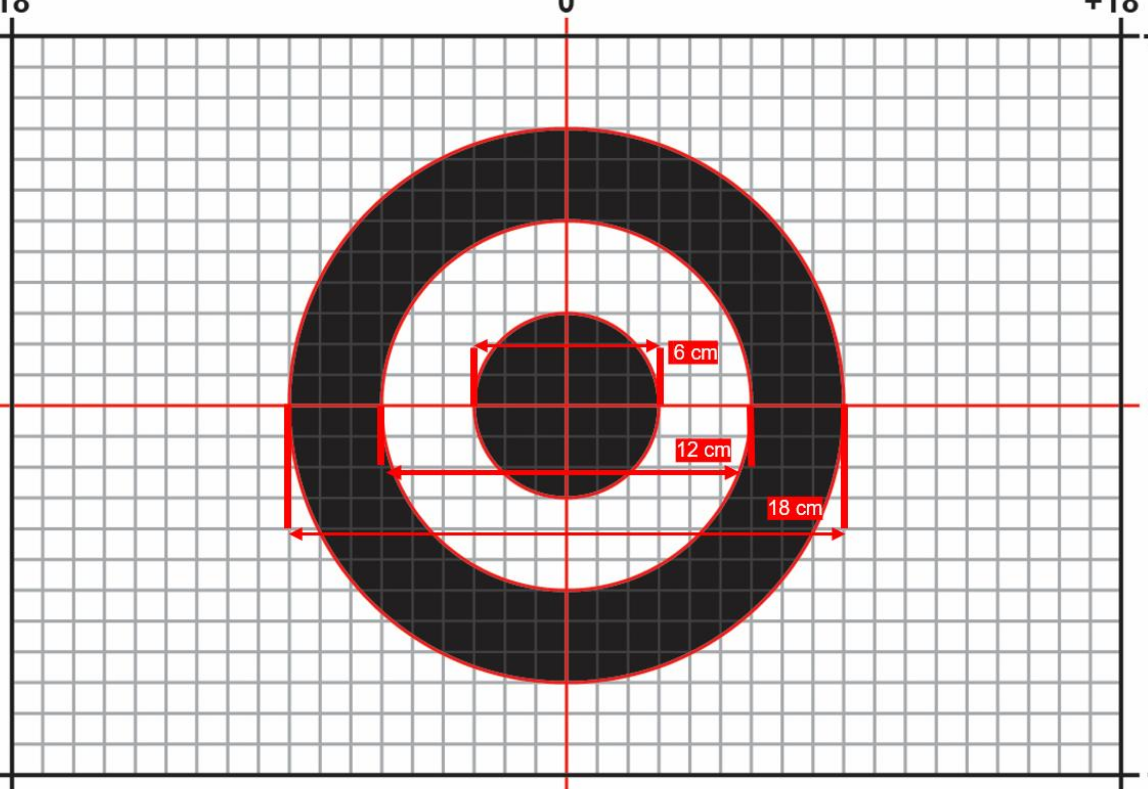
#> input picture img/dart.png, 1148 x 789 px, given in place of the camera
$ python dart_hedef.py
#> lines starting #> are read from the running program, lines starting #| are printed output that depends on the picture; after the words box and inside, x2 and y2 are one past the last pixel; in counts of white or black regions, pixels touching at a corner belong together
import cv2
import numpy as np

# Kamera başlatma
cap = cv2.VideoCapture(3)

if not cap.isOpened():
    print("Hata: Kamera açılamadı.")
    exit()

print("Kamera başlatıldı. Çıkmak için 'q' tuşuna basın.")

while True:
    ret, frame = cap.read()
#> frame is the input picture: shape (789, 1148, 3); mean B, G, R 195.2, 195, 201.4
    if not ret:
        print("Kare okunamadı, çıkılıyor...")
        break

    # Görüntü ön işleme
    gray = cv2.cvtColor(frame, cv2.COLOR_BGR2GRAY)
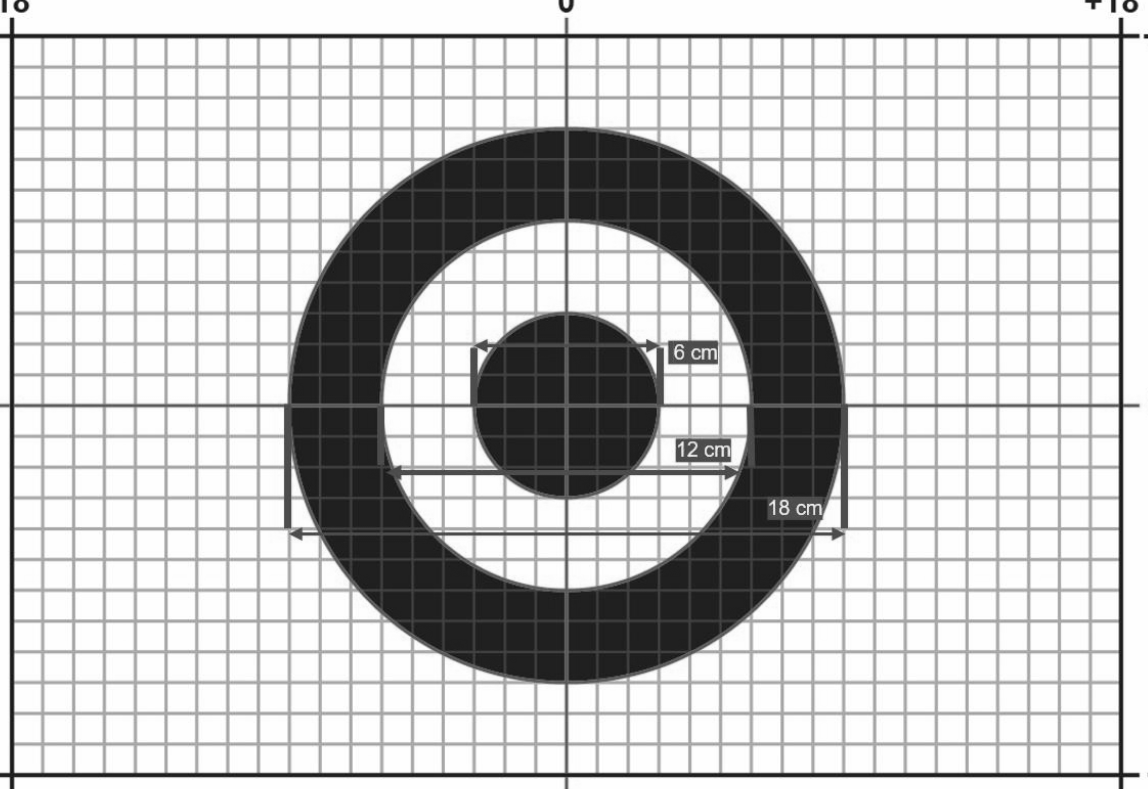
#> gray: shape (789, 1148); min 14, max 255, mean 197
    # Gürültü azaltma için kernel boyutu artırıldı
    blur = cv2.GaussianBlur(gray, (11, 11), 3)
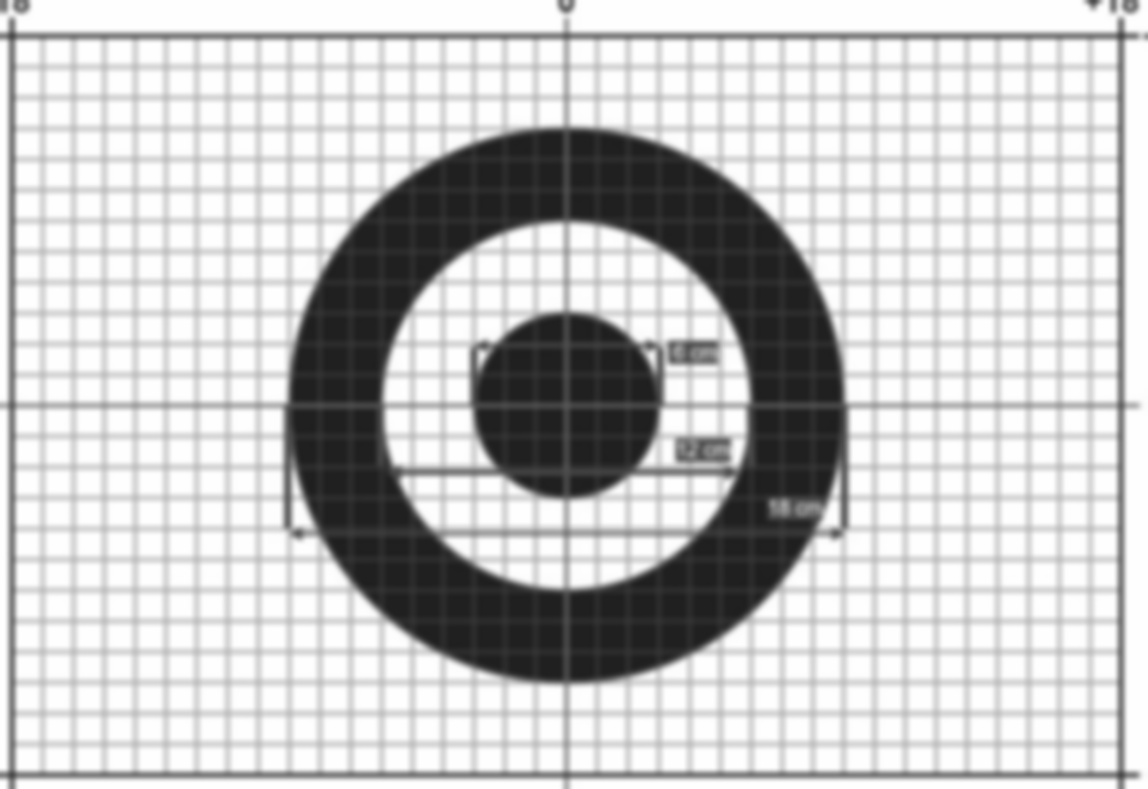
#> blur: shape (789, 1148); min 31, max 254, mean 197

    # 1. Dart Tahtasını Algılama
    # Yarıçap aralığı dart tahtasının kameradaki boyutuna göre daraltıldı.
    # Bu değerler, tahtanızın kameradaki boyutuna göre AYARLANMALIDIR!
    circles = cv2.HoughCircles(blur, cv2.HOUGH_GRADIENT, 1,
                               minDist=50,
                               # Canny eşiği (param1) yanlış kenar algılamasını azaltmak için artırıldı
                               param1=120, param2=50,
                               # Dart tahtasının beklenen piksel yarıçap aralığı
                               minRadius=10, maxRadius=300)
#> circles = [[566.5, 405.5, 278.4]]

    dartboard_center = None
    dartboard_radius = None
    dart_detected = False

    # Dart tahtası algılandı mı?
    if circles is not None:
        circles = np.uint16(np.around(circles))
#> circles = [[566, 406, 278]]
        dartboard_circle = circles[0][0]
#> dartboard_circle = [566, 406, 278]
        dartboard_center_x, dartboard_center_y, dartboard_radius = dartboard_circle
#> dartboard_center_x = 566; dartboard_center_y = 406; dartboard_radius = 278
        dartboard_center = (dartboard_center_x, dartboard_center_y)
#> dartboard_center = (566, 406)

        # Tahtanın merkezini her zaman çiz (referans noktası)
        cv2.circle(frame, dartboard_center,5, (0, 255, 0), -1)
#> frame: shape (789, 1148, 3); 0.01% of pixels changed, all inside (x1, y1, x2, y2) = (561, 401, 572, 412)

        # 2. Dartı Algılama (Örnek: Sarı renkli dart ucu varsayımı)
        # BU HSV RENK ARALIKLARI KULLANILAN DARTIN RENGİNE GÖRE HALA KESİN AYARLANMALIDIR!
        hsv = cv2.cvtColor(frame, cv2.COLOR_BGR2HSV)
#> hsv: shape (789, 1148, 3); mean H, S, V 48.5, 13.4, 202.1
        lower_color = np.array([20, 100, 100]) # Sarı için alt eşik
        upper_color = np.array([30, 255, 255]) # Sarı için üst eşik
        mask = cv2.inRange(hsv, lower_color, upper_color)
#> mask: shape (789, 1148); every value is 0

        # Morfolojik işlemler
        kernel = np.ones((7, 7), np.uint8)
        mask = cv2.morphologyEx(mask, cv2.MORPH_OPEN, kernel)
        mask = cv2.morphologyEx(mask, cv2.MORPH_CLOSE, kernel)

        contours, _ = cv2.findContours(mask, cv2.RETR_EXTERNAL, cv2.CHAIN_APPROX_SIMPLE)
#> contours = []

        for cnt in contours:
            if 50 < cv2.contourArea(cnt) < 5000:

                M = cv2.moments(cnt)
                if M["m00"] != 0:
                    dart_center_x = int(M["m10"] / M["m00"])
                    dart_center_y = int(M["m01"] / M["m00"])

                    dart_detected = True

                    # Dart algılandığında tahta çemberini çiz (İstenilen Kural)
                    cv2.circle(frame, dartboard_center, dartboard_radius, (255, 0, 0), 3)

                    # Dart ucunu (Hedef Noktası) işaretle
                    cv2.circle(frame, (dart_center_x, dart_center_y), 5, (0, 0, 255), -1)

                    # Konum Hesaplama ve Skor Yorumu
                    distance = np.sqrt((dart_center_x - dartboard_center[0])**2 + (dart_center_y - dartboard_center[1])**2)

                    if distance < dartboard_radius * 0.1:
                        score_text = "Bullseye!"
                        color = (0, 255, 0)
                    elif distance < dartboard_radius:
                        score_text = f"Tahtada! Mesafe: {distance:.0f}"
                        color = (255, 255, 0)
                    else:
                        score_text = "Tahta Disinda!"
                        color = (0, 0, 255)

                    cv2.putText(frame, score_text, (dart_center_x + 10, dart_center_y - 10),
                                cv2.FONT_HERSHEY_SIMPLEX, 0.6, color, 2)
                    cv2.line(frame, dartboard_center, (dart_center_x, dart_center_y), (255, 255, 255), 1)

                break
#> this loop made 0 passes

        # Kural: Dart Tahtası algılandıysa, ancak Dart algılanmadıysa
        if not dart_detected:
            cv2.putText(frame, "Dart yok.", (10, 60),
                        cv2.FONT_HERSHEY_SIMPLEX, 0.7, (0, 0, 255), 2)
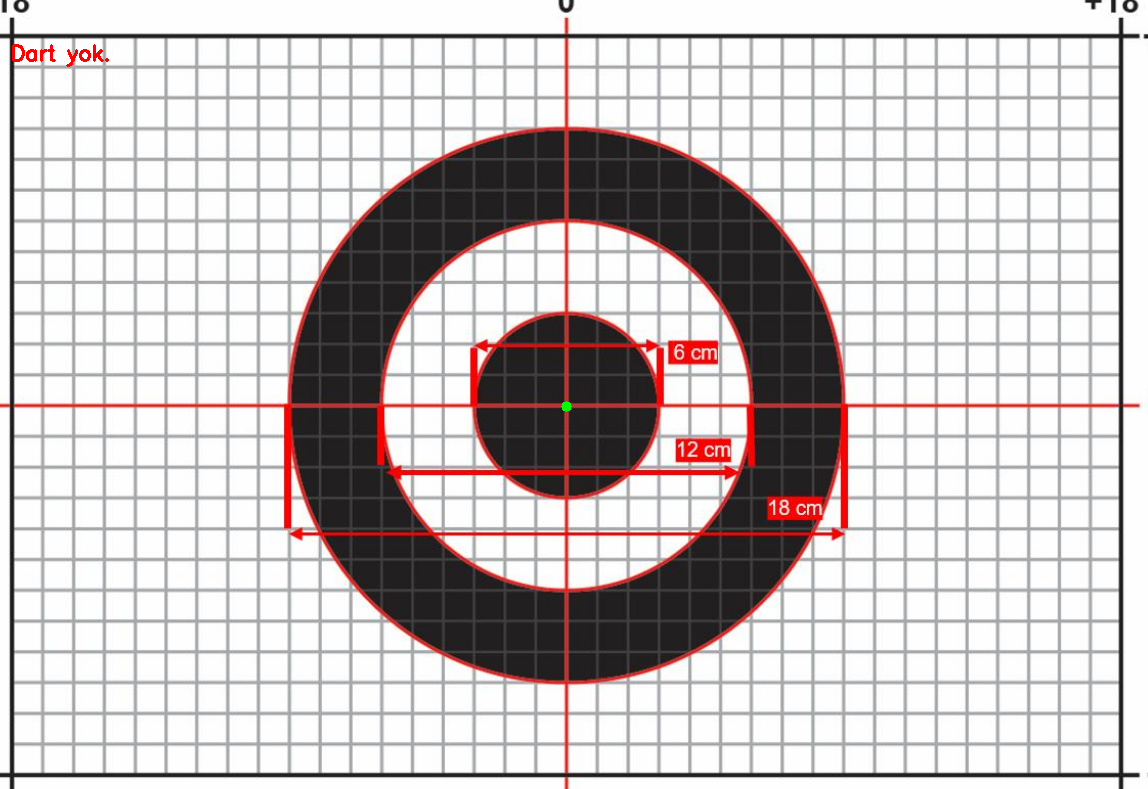
#> frame: shape (789, 1148, 3); mean B, G, R 195, 194.8, 201.4

    # Tahta algılanamazsa
    else:
        cv2.putText(frame, "Dart algilanamadi.", (10, 30),
                    cv2.FONT_HERSHEY_SIMPLEX, 0.7, (0, 0, 255), 2)

    # Sonuçları göster
    cv2.imshow('Canli Dart Tespiti', frame)

    # 'q' tuşuna basıldığında çık
    if cv2.waitKey(1) & 0xFF == ord('q'):
#> (key q is pressed here)
        break

# Kaynakları serbest bırak ve pencereleri kapat
cap.release()
cv2.destroyAllWindows()
